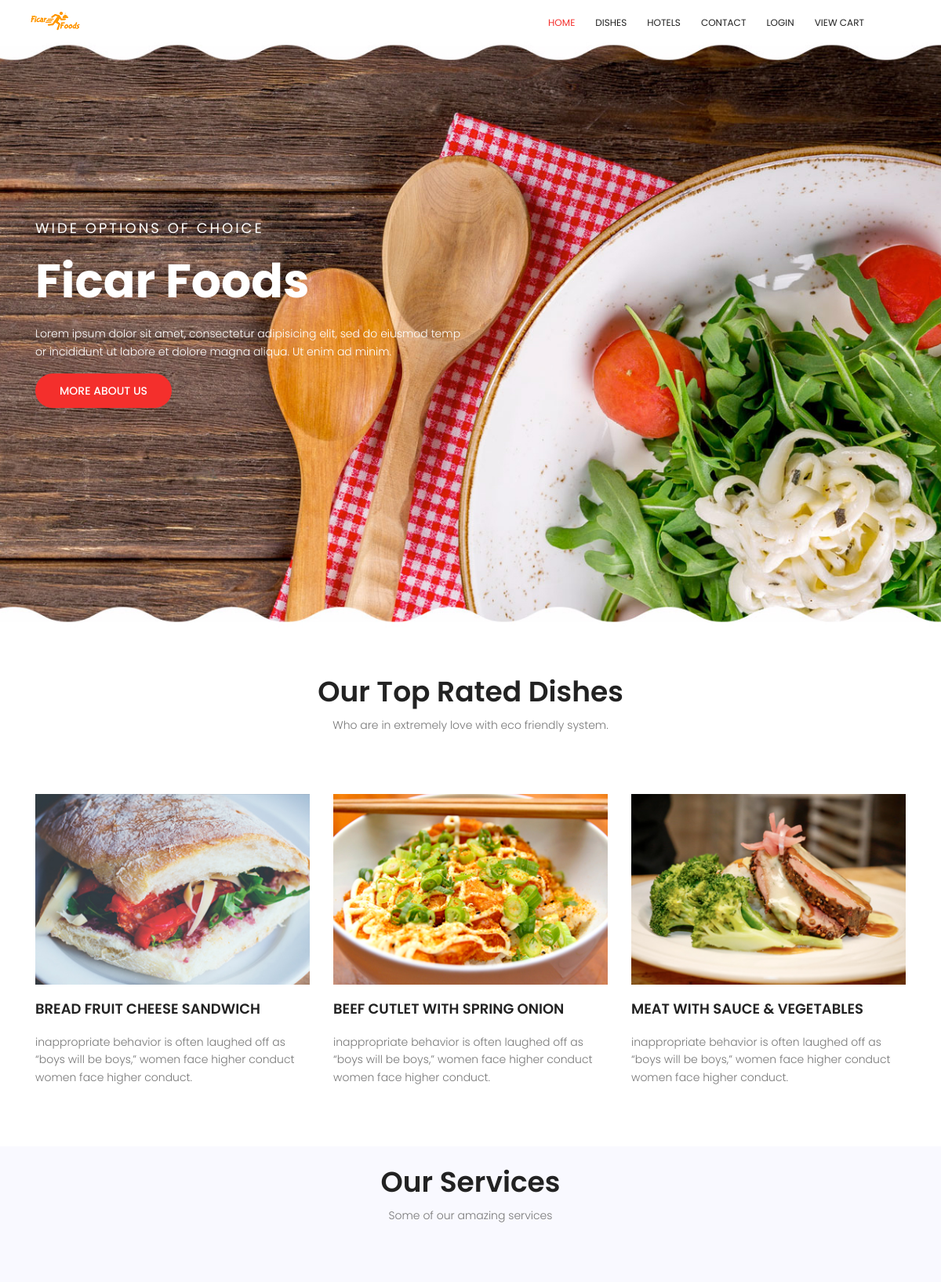
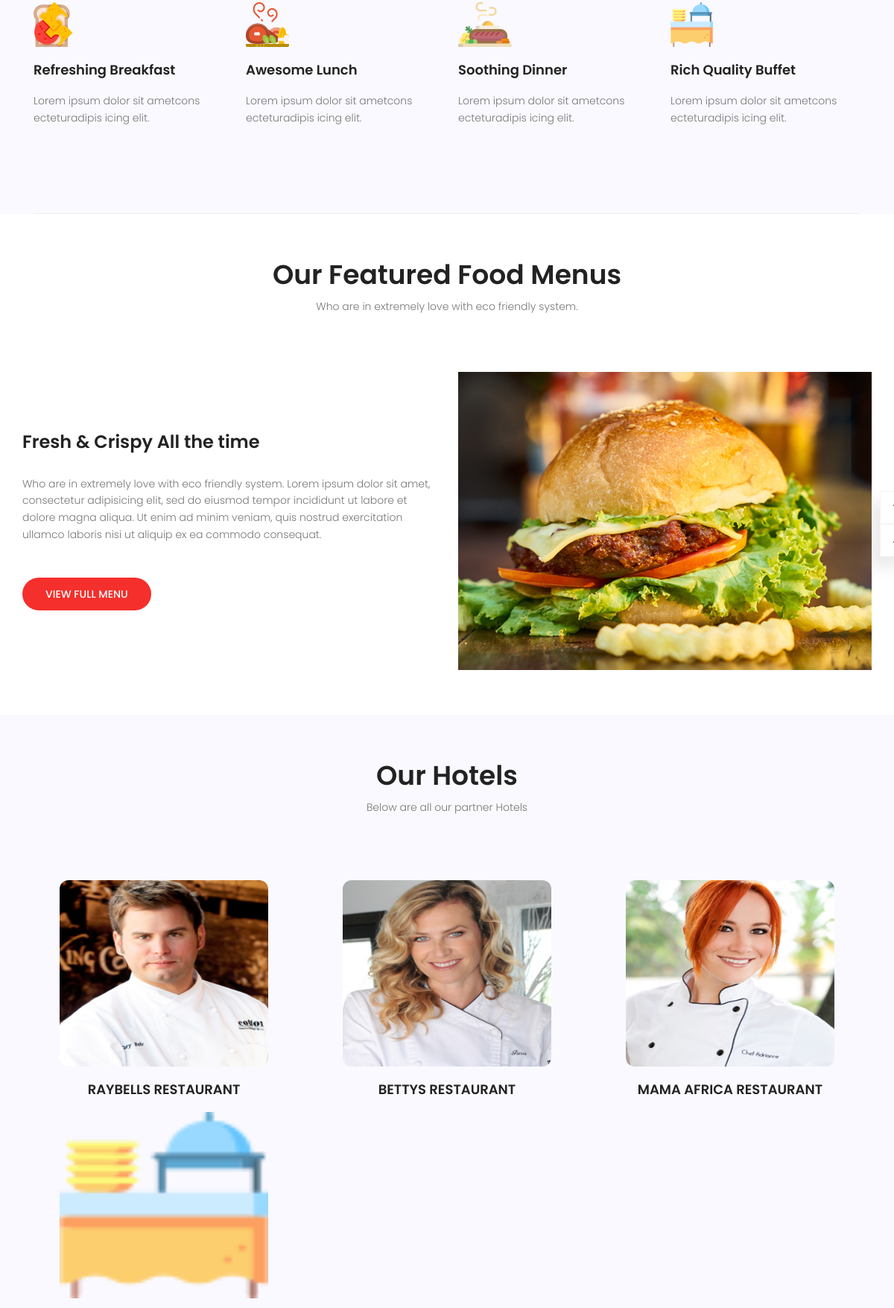
The page / (upper part) on the database its author committed (2 pictures, top to bottom).
### tables this page shows
CREATE TABLE `users` (
  `id` int(11) NOT NULL,
  `username` varchar(100) DEFAULT NULL,
  `password` varchar(100) DEFAULT NULL,
  `Access_level` int(11) DEFAULT NULL,
  `Customer_name` varchar(100) DEFAULT NULL,
  `Location` varchar(100) DEFAULT NULL,
  `mobile` int(11) DEFAULT NULL,
  `TillNumber` int(11) DEFAULT NULL,
  `photo` varchar(100) DEFAULT NULL,
  `Description` varchar(100) DEFAULT NULL
);

### index.php (the view, shortened to what this page needs)
<!DOCTYPE html>
<html lang="zxx" class="no-js">
<head>
    <link rel="stylesheet" href="css/linearicons.css">
    <link rel="stylesheet" href="css/font-awesome.min.css">
    <link rel="stylesheet" href="css/bootstrap.css">
    <link rel="stylesheet" href="css/magnific-popup.css">
    <link rel="stylesheet" href="css/nice-select.css">
    <link rel="stylesheet" href="css/animate.min.css">
    <link rel="stylesheet" href="css/owl.carousel.css">
    <link rel="stylesheet" href="css/main.css">
</head>
<body>
    <header id="header" id="home">
        <div class="container">
            <div class="row align-items-center justify-content-between d-flex">
                <div id="logo">
                    <a href="index.php">
                        <img class="img-fluid" src="img/logo.png"/>
                    </a>
                </div>
                <nav id="nav-menu-container">
                    <ul class="nav-menu">
                        <li class="menu-active"><a href="#home">Home</a></li>
                        <li><a href="#dish">Dishes</a></li>
                        <li><a href="#chefs">Hotels</a></li>
                        <li><a href="#contact">Contact</a></li>
                        <li><a href="#login">Login</a></li>
                        <li><a href="#viewcart">View Cart</a></li>
                    </ul>
                </nav>
            </div>
        </div>
    </header>
    <section class="banner-area relative" id="home">
        <div class="container">
            <div class="row fullscreen d-flex align-items-center justify-content-start">
                <div class="banner-content col-lg-8 col-md-12">
                    <h4 class="text-white text-uppercase">Wide Options of Choice</h4>
                    <h1>
                        Ficar Foods
                    </h1>
                    <p class="text-white">
                        Lorem ipsum dolor sit amet, consectetur adipisicing elit, sed do eiusmod temp <br> or incididunt ut labore et dolore magna aliqua. Ut enim ad minim.
                    </p>
                    <a href="#" class="primary-btn header-btn text-uppercase">More About Us</a>
                </div>
            </div>
        </div>
    </section>
    <section class="top-dish-area section-gap" id="dish" style="padding-bottom:5%; padding-top: 5%">
        <div class="container">
            <div class="row d-flex justify-content-center">
                <div class="menu-content pb-60 col-lg-8">
                    <div class="title text-center">
                        <h1 class="mb-10">Our Top Rated Dishes</h1>
                        <p>Who are in extremely love with eco friendly system.</p>
                    </div>
                </div>
            </div>
            <div class="row">
                <div class="single-dish col-lg-4">
                    <div class="thumb">
                        <img class="img-fluid" src="img/d1.jpg" alt="">
                    </div>
                    <h4 class="text-uppercase pt-20 pb-20">Bread Fruit Cheese Sandwich</h4>
                    <p>
                        inappropriate behavior is often laughed off as “boys will be boys,” women face higher conduct women face higher conduct.
                    </p>
                </div>
                <div class="single-dish col-lg-4">
                    <div class="thumb">
                        <img class="img-fluid" src="img/d2.jpg" alt="">
                    </div>
                    <h4 class="text-uppercase pt-20 pb-20">Beef Cutlet with Spring Onion</h4>
                    <p>
                        inappropriate behavior is often laughed off as “boys will be boys,” women face higher conduct women face higher conduct.
                    </p>
                </div>
                <div class="single-dish col-lg-4">
                    <div class="thumb">
                        <img class="img-fluid" src="img/d3.jpg" alt="">
                    </div>
                    <h4 class="text-uppercase pt-20 pb-20">Meat with sauce & Vegetables</h4>
                    <p>
                        inappropriate behavior is often laughed off as “boys will be boys,” women face higher conduct women face higher conduct.
                    </p>
                </div>
            </div>
        </div>
    </section>
    <section class="features-area pt-100" id="feature" style="padding-top:2%; background-color:#f9f9ff">
        <div class="container">
            <div class="row d-flex justify-content-center">
                <div class="menu-content pb-60 col-lg-8">
                    <div class="title text-center">
                        <h1 class="mb-10">Our Services</h1>
                        <p>Some of our amazing services</p>
                    </div>
                </div>
            </div>
            <div class="feature-section">
                <div class="row">
                    <div class="single-feature col-lg-3 col-md-6">
                        <img src="img/f1.png" alt="">
                        <h4 class="pt-20 pb-20">Refreshing Breakfast</h4>
                        <p>
                            Lorem ipsum dolor sit ametcons ecteturadipis icing elit.
                        </p>
                    </div>
                    <div class="single-feature col-lg-3 col-md-6">
                        <img src="img/f2.png" alt="">
                        <h4 class="pt-20 pb-20">Awesome Lunch</h4>
                        <p>
                            Lorem ipsum dolor sit ametcons ecteturadipis icing elit.
                        </p>
                    </div>
                    <div class="single-feature col-lg-3 col-md-6">
                        <img src="img/f3.png" alt="">
                        <h4 class="pt-20 pb-20">Soothing Dinner</h4>
                        <p>
                            Lorem ipsum dolor sit ametcons ecteturadipis icing elit.
                        </p>
                    </div>
                    <div class="single-feature col-lg-3 col-md-6">
                        <img src="img/f4.png" alt="">
                        <h4 class="pt-20 pb-20">Rich Quality Buffet</h4>
                        <p>
                            Lorem ipsum dolor sit ametcons ecteturadipis icing elit.
                        </p>
                    </div>
                </div>
            </div>
        </div>
    </section>
    <section class="related-area section-gap" style="padding-top:5%; padding-bottom:5%">
        <div class="container">
            <div class="row d-flex justify-content-center">
                <div class="menu-content pb-60 col-lg-8">
                    <div class="title text-center">
                        <h1 class="mb-10">Our Featured Food Menus</h1>
                        <p>Who are in extremely love with eco friendly system.</p>
                    </div>
                </div>
            </div>
            <div class="row justify-content-center">
                <div class="active-realated-carusel">
                    <div class="item row align-items-center">
                        <div class="col-lg-6 rel-left">
                            <h3>
                                Fresh & Crispy All the time
                            </h3>
                            <p class="pt-30 pb-30">
                                Who are in extremely love with eco friendly system. Lorem ipsum dolor sit amet, consectetur adipisicing elit, sed do eiusmod tempor incididunt ut labore et dolore magna aliqua. Ut enim ad minim veniam, quis nostrud exercitation ullamco laboris nisi ut aliquip ex ea commodo consequat.
                            </p>
                            <a href="#" class="primary-btn header-btn text-uppercase">view full menu</a>
                        </div>
                        <div class="col-lg-6">
                            <img class="img-fluid" src="img/slider1.jpg" alt="">
                        </div>
                    </div>
                </div>
            </div>
        </div>
    </section>
    <section class="team-area section-gap" id="chefs" style="padding-top:5%; padding-bottom:5%">
        <div class="container">
            <div class="row d-flex justify-content-center">
                <div class="menu-content pb-70 col-lg-8">
                    <div class="title text-center">
                        <h1 class="mb-10">Our Hotels</h1>
                        <p>Below are all our partner Hotels</p>
                    </div>
                </div>
            </div>
            <div class="row">
<?php
                    $conn = mysqli_connect('localhost','root','','shopping') or die(mysql_error());
                    $query = "SELECT * FROM users WHERE Access_level = '2' ";
                    $result = mysqli_query($conn, $query);
                    if (mysqli_num_rows($result) > 0)
                    {
                        while ($row = mysqli_fetch_array($result))
                        {
                ?>
                    <div class="single-dish col-md-4">
                            <center>
                                <div class="thumb">
                                <a href="single/index.php?hid=<?php echo $row["Customer_name"]; ?>">
                                        <img class="img-fluid" src="Admin/<?php echo $row["photo"]; ?>" style="background-size: cover; height: 250px; width: 280px;border-radius:12px;"/>
                                    </a>
                                    <h4 class="text-uppercase pt-20 pb-20"><?php echo $row["Customer_name"]; ?></h4>
                                </div>
                            </center>
                        </div>
                <?php
                        }
                    }
                ?>
            </div>
        </div>
    </section>
		</body>
	</html>

### css/main.css (style rules this page uses)
body { color:#777;font-family:"Poppins",sans-serif;font-size:14px;font-weight:300;line-height:1.625em;position:relative }
ol,ul { margin:0;padding:0;list-style:none }
a { -webkit-transition:all 0.3s ease 0s;-moz-transition:all 0.3s ease 0s;-o-transition:all 0.3s ease 0s;transition:all 0.3s ease 0s }
a,a:focus,a:hover { text-decoration:none;outline:0 }
h1,h2,h3,h4,h5,h6 { font-family:"Poppins",sans-serif;color:#222;line-height:1.2em !important;margin-bottom:0;margin-top:0;font-weight:600 }
h1,.h1 { font-size:36px }
h3,.h3 { font-size:24px }
h4,.h4 { font-size:18px }
.mb-10 { margin-bottom:10px }
.pt-20 { padding-top:20px }
.pt-30 { padding-top:30px }
.pt-100 { padding-top:100px }
.pb-20 { padding-bottom:20px }
.pb-30 { padding-bottom:30px }
.pb-60 { padding-bottom:60px }
.pb-70 { padding-bottom:70px }
.text-white { color:#fff }
.text-center { text-align:center }
.relative { position:relative }
h1 { font-size:36px }
h3 { font-size:24px }
h4 { font-size:18px }
h1,h2,h3,h4,h5,h6 { line-height:1.5em }
#header { padding:14px 0;position:fixed;left:0;top:0;right:0;transition:all 0.5s;z-index:997 }
#header #logo img { padding:0;margin:0 }
.nav-menu,.nav-menu * { margin:0;padding:0;list-style:none }
.nav-menu li { position:relative;white-space:nowrap }
.nav-menu>li { float:left }
#nav-menu-container { margin:0 }
@media (min-width: 1024px) { #nav-menu-container { padding-right:60px } }
.nav-menu a { padding:0 8px 0px 8px;text-decoration:none;display:inline-block;color:#222;font-weight:400;font-size:12px;text-transform:uppercase;outline:none }
.nav-menu li:hover>a,.nav-menu>.menu-active>a { color:#f42f2c }
.nav-menu>li { margin-left:10px }
#mobile-nav { position:fixed;top:0;padding-top:18px;bottom:0;z-index:998;background:rgba(0,0,0,0.8);left:-260px;width:260px;overflow-y:auto;transition:0.4s }
#mobile-nav ul { padding:0;margin:0;list-style:none }
#mobile-nav ul li { position:relative }
#mobile-nav ul li a { color:#fff;font-size:13px;text-transform:uppercase;overflow:hidden;padding:10px 22px 10px 15px;position:relative;text-decoration:none;width:100%;display:block;outline:none;font-weight:700 }
.section-gap { padding:120px 0 }
.primary-btn { background-color:#f42f2c;line-height:42px;padding-left:30px;padding-right:60px;border-radius:25px;border:none;color:#fff;display:inline-block;font-weight:500;position:relative;-webkit-transition:all 0.3s ease 0s;-moz-transition:all 0.3s ease 0s;-o-transition:all 0.3s ease 0s;transition:all 0.3s ease 0s;cursor:pointer;text-transform:uppercase;position:relative }
.banner-area { background:url(../img/header-bg.jpg) right;background-size:cover }
.banner-area .primary-btn { padding-left:30px;padding-right:30px }
.banner-content { text-align:left }
.banner-content h1 { color:#fff;font-size:60px;font-weight:700;line-height:1em;margin-top:20px;margin-bottom:20px }
.banner-content h4 { font-weight:400;letter-spacing:3px }
.header-btn { background-color:#f42f2c;border:1px solid transparent;color:#fff }
.single-dish .thumb { overflow:hidden }
.single-dish h4,.single-dish img { -webkit-transition:all 0.3s ease 0s;-moz-transition:all 0.3s ease 0s;-o-transition:all 0.3s ease 0s;transition:all 0.3s ease 0s }
.feature-section { border-bottom:1px solid #eee;padding-bottom:100px }
.related-area .primary-btn { padding-right:30px;padding-left:30px;-webkit-transition:all 0.3s ease 0s;-moz-transition:all 0.3s ease 0s;-o-transition:all 0.3s ease 0s;transition:all 0.3s ease 0s }
.team-area { background-color:#f9f9ff }
.team-area .thumb { position:relative }
.team-area .thumb img { display:block;width:100% }

### rows shown on the page
users: photo (picture), Customer_name "RAYBELLS RESTAURANT"
users: photo (picture), Customer_name "BETTYS RESTAURANT"
users: photo (picture), Customer_name "MAMA AFRICA RESTAURANT"
users: photo (picture)
